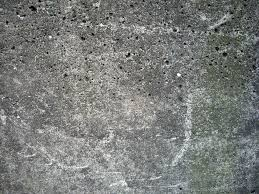
#> input picture kitagawa-detect/mediapipe/images/train/not_weed/notacc (3).jpg, 259 x 194 px
$ python -i weed_detector.py   (imports and definitions only)   (older library calls are emulated)
#> lines starting #> are read from the running program, lines starting #| are printed output that depends on the picture; after the words box and inside, x2 and y2 are one past the last pixel; in counts of white or black regions, pixels touching at a corner belong together
#> further down, picture is the input picture: shape (194, 259, 3); mean B, G, R 122.8, 125.2, 122.8
"""
Weed detector using OpenCV and scikit-learn.

Supported workflows:
- Train an SVM classifier from images in images/train.
- Detect weed regions in still images from images/source.
- Read camera settings from a config file and print the largest weed position
  in live camera frames.
"""

import argparse
import csv
import pickle
import sys
from datetime import datetime
from pathlib import Path

import cv2
import numpy as np
from sklearn.model_selection import cross_val_score
from sklearn.pipeline import Pipeline
from sklearn.preprocessing import StandardScaler
from sklearn.svm import SVC


BASE_DIR = Path(__file__).resolve().parent
TRAIN_DIR = BASE_DIR / "images" / "train"
SOURCE_DIR = BASE_DIR / "images" / "source"
OUTPUT_DIR = BASE_DIR / "output"
MODEL_DIR = BASE_DIR / "model"
MODEL_PATH = MODEL_DIR / "weed_classifier.pkl"

IMAGE_SIZE = (128, 128)
HSV_LOWER = np.array([25, 40, 40])
HSV_UPPER = np.array([95, 255, 255])
MIN_CONTOUR_AREA = 500
IMAGE_EXTENSIONS = (".jpg", ".jpeg", ".png", ".bmp", ".webp")


def extract_features(image_bgr):
    """Extract features for frame/image level classification."""
    resized = cv2.resize(image_bgr, IMAGE_SIZE)
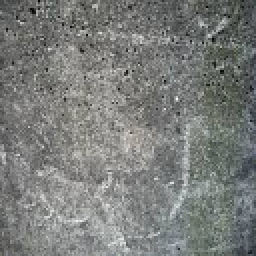
#> resized: shape (128, 128, 3) (shown 2 times larger); mean B, G, R 122.7, 125.1, 122.7
    hsv = cv2.cvtColor(resized, cv2.COLOR_BGR2HSV)
#> hsv: shape (128, 128, 3); mean H, S, V 51.6, 10.3, 125.6

    hist_features = []
    for ch in range(3):
        hist = cv2.calcHist([hsv], [ch], None, [32], [0, 256])
        hist = cv2.normalize(hist, hist).flatten()
        hist_features.append(hist)
#> after the loop, hist_features = 3 items
    color_feat = np.concatenate(hist_features)
#> color_feat = 96 values, max 0.834 at index 3, min 0 at index 17, mean 0.0806

    mask = cv2.inRange(hsv, HSV_LOWER, HSV_UPPER)
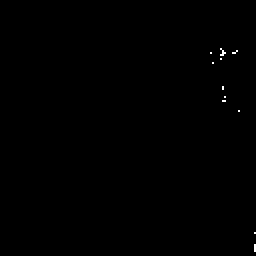
#> mask: shape (128, 128) (shown 2 times larger); 0.14% white in thin lines or dots, all inside (x1, y1, x2, y2) = (105, 24, 128, 126)
    green_ratio = np.sum(mask > 0) / mask.size
#> green_ratio = 0.0014

    gray = cv2.cvtColor(resized, cv2.COLOR_BGR2GRAY)
    sobelx = cv2.Sobel(gray, cv2.CV_64F, 1, 0, ksize=3)
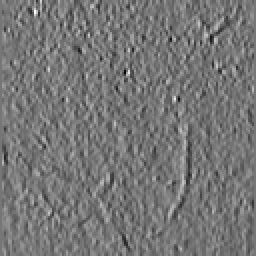
#> sobelx: shape (128, 128) float64 (shown 2 times larger); min -485, max 558, mean -1.1; drawn with min black and max white
    sobely = cv2.Sobel(gray, cv2.CV_64F, 0, 1, ksize=3)
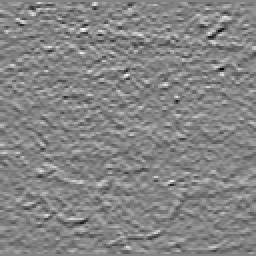
#> sobely: shape (128, 128) float64 (shown 2 times larger); min -502, max 463, mean 1.7; drawn with min black and max white
    mag = np.sqrt(sobelx**2 + sobely**2)
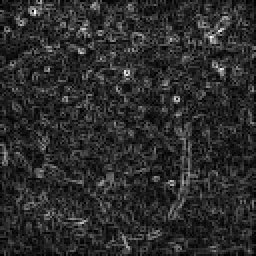
#> mag: shape (128, 128) float64 (shown 2 times larger); min 0, max 576.7, mean 99.7; drawn with min black and max white
    texture_feat = np.array(
        [
            mag.mean(),
            mag.std(),
            mag.max(),
            np.sum(mag > mag.mean()) / mag.size,
        ]
    )
#> texture_feat = [99.72, 62.87, 576.7, 0.421]

    return np.concatenate([color_feat, [green_ratio], texture_feat])


# [499 lines left out: functions _get_image_paths, train_model, load_classifier, _contour_center, detect_weed_regions, annotate_image and 8 more, not called in this run]


# [2 lines not run here, left out]

>>> import cv2
>>> picture = cv2.imread('images/train/not_weed/notacc (3).jpg')
>>> result = extract_features(picture)
#> result = 101 values, max 576.7 at index 99, min 0 at index 17, mean 7.4

$ run again, on kitagawa-detect/mediapipe/images/train/not_weed/notacc (4).jpg
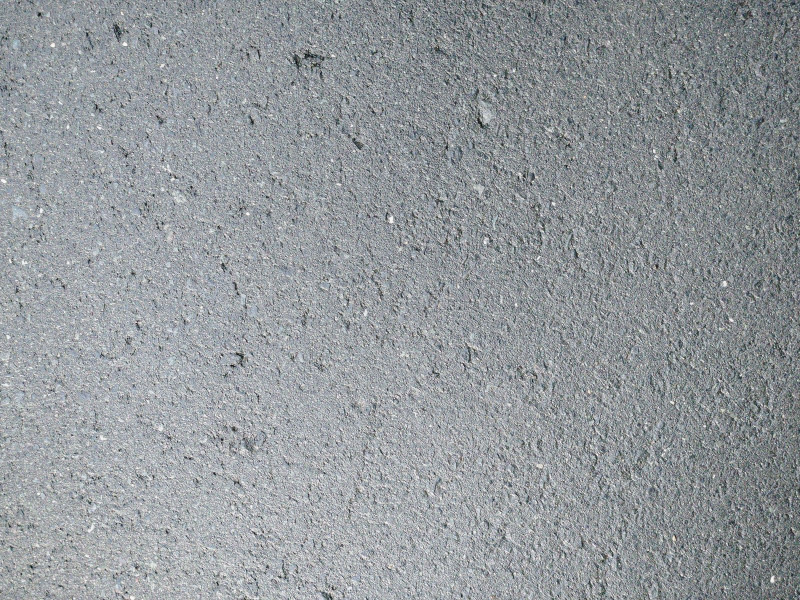
#> input picture kitagawa-detect/mediapipe/images/train/not_weed/notacc (4).jpg, 1600 x 1200 px (shown at 1/2 size)
#> picture is the input picture: shape (1200, 1600, 3); mean B, G, R 156, 152.3, 147.6
#> hsv: shape (128, 128, 3); mean H, S, V 102, 15.5, 156.3
#> after the loop in extract_features, `for ch in range(3):`: hist_features = 3 items
#> color_feat = 96 values, max 0.783 at index 33, min 0 at index 23, mean 0.082
#> in extract_features, `mask = cv2.inRange(hsv, HSV_LOWER, HSV_UPPER)`:
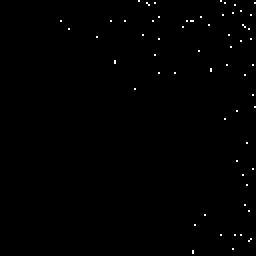
#> mask: shape (128, 128) (shown 2 times larger); 0.41% white in thin lines or dots, all inside (x1, y1, x2, y2) = (30, 0, 128, 127)
#> green_ratio = 0.00409
#> in extract_features, `mag = np.sqrt(sobelx**2 + sobely**2)`:
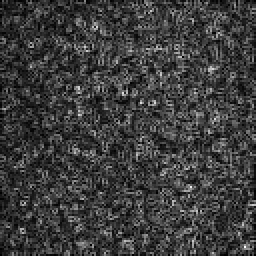
#> mag: shape (128, 128) float64 (shown 2 times larger); min 0, max 496.6, mean 118.6; drawn with min black and max white
#> texture_feat = [118.6, 66.85, 496.6, 0.447]
#> result = 101 values, max 496.6 at index 99, min 0 at index 23, mean 6.84
